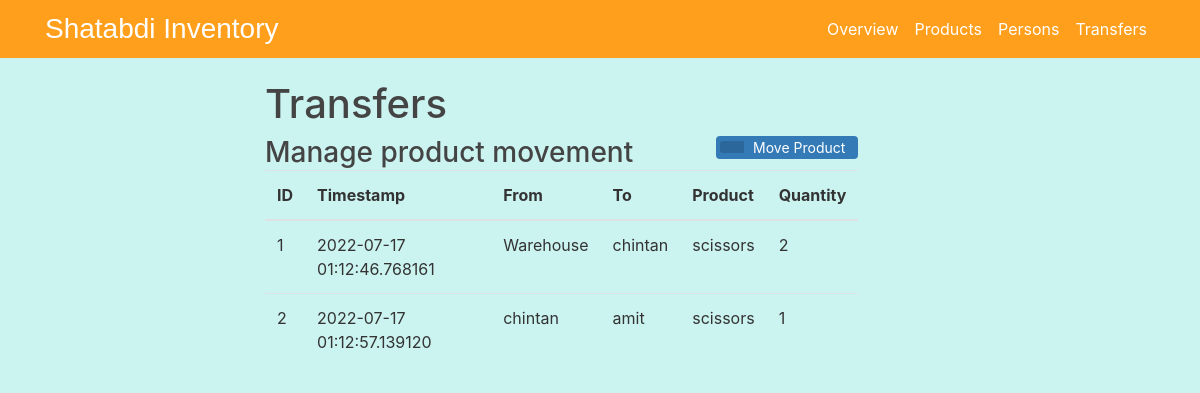
The page /Transfers on the database its author committed.
### flaskinventory/models.py (models this page shows, shortened)
class Movement(db.Model):
    mid = db.Column(db.Integer, primary_key= True)
    ts = db.Column(db.DateTime, default=datetime.utcnow)
    frm = db.Column(db.String(20), nullable = False)
    to = db.Column(db.String(20), nullable = False)
    pname = db.Column(db.String(20), nullable = False)
    pqty = db.Column(db.Integer, nullable = False)

### flaskinventory/routes.py (the view, shortened to what this page needs)
@app.route("/Transfers", methods = ['GET', 'POST'])
def move():
    form = moveproduct()
    details = Movement.query.all()
    pdetails = Product.query.all()
    exists = bool(Movement.query.all())
    if exists== False and request.method == 'GET' :
            flash(f'Transfer products  to view','info')
    prod_choices = Product.query.with_entities(Product.prod_name,Product.prod_name).all()
    loc_choices = Location.query.with_entities(Location.loc_name,Location.loc_name).all()
    prod_list_names = []
    src_list_names,dest_list_names=[('Warehouse','Warehouse')],[('Warehouse','Warehouse')]
    prod_list_names+=prod_choices
    src_list_names+=loc_choices
    dest_list_names+=loc_choices
    form.mprodname.choices = prod_list_names
    form.src.choices = src_list_names
    form.destination.choices = dest_list_names
    return render_template('move.html',title = 'Transfers',form = form,details= details)

### flaskinventory/templates/move.html (shortened to what this page needs)
{% extends "overview.html" %}
{% block content %}
<div class="container">
  <h1>Transfers</h1>
  <div>
    <h3 style="display: inline-block;margin:0;"> Manage product movement</h3>
    <button id="Move_Prod" type="button" class="btn btn-add" data-toggle="modal" data-target="#exampleModal">
      <span class="btn-icon-add"></span>Move Product</button>
  </div>
  <table class="table table-hover">
    <thead>
      <tr>
        <th>ID</th>
        <th>Timestamp</th>
        <th>From</th>
        <th>To</th>
        <th>Product</th>
        <th>Quantity </th>
      </tr>
    </thead>
    <tbody>
      {%for d in details%}
      <tr>
        <td>{{d.mid}}</td>
        <td>{{d.ts}}</td>
        <td>{{d.frm}}</td>
        <td>{{d.to}}</td>
        <td>{{d.pname}}</td>
        <td>{{d.pqty}}</td>
      </tr>
      {% endfor %}
    </tbody>
  </table>
</div>
{% endblock content %}

### flaskinventory/static/main.css (style rules this page uses)
body { background: #CBF3F0; color: #333333; margin-top: 5rem; }
h1, h2, h3, h4, h5, h6 { color: #444444; }
.btn-icon-add { position: relative; left: -9px; display: inline-block;padding: 6px 12px; background: rgba(0,0,0,0.15); border-radius: 3px 0 0 3px; color: white; font-size: 14px; }
.btn-add { padding-top: 0; padding-bottom: 0; background-color:#337ab7; color: white; font-size: 14px; float: right; }
.btn { margin-bottom:5px;font-size: 14px; }
html, body { height: 100%; }

### rows shown on the page
Movement: mid "1", ts "2022-07-17 01:12:46.768161", frm "Warehouse", to "chintan", pname "scissors", pqty "2"
Movement: mid "2", ts "2022-07-17 01:12:57.139120", frm "chintan", to "amit", pname "scissors", pqty "1"
